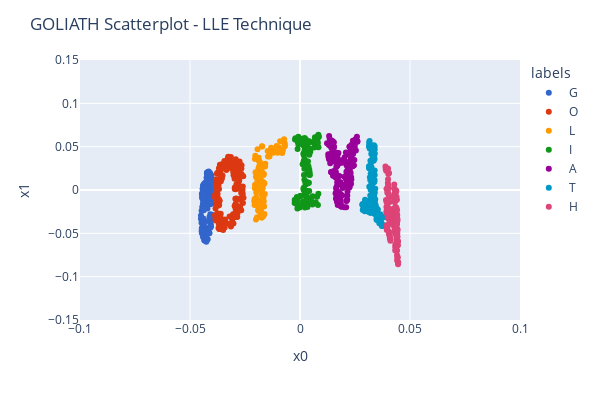

The notebook cell saved with this chart:
### Markdown cell above
Although it has some distortion from the initial manifold, the outcome can show the key relationships in the data!

### Code cell
# LLE modifying some parameters: n_neighbors and eigen_solver
model_L2 = LocallyLinearEmbedding(
    n_neighbors=97,
    n_components=2,
    random_state=20,
    method='modified',
    eigen_solver='auto'
)
df_L2 = pd.DataFrame(
    model_L2.fit_transform(dfS[['x0', 'x1', 'x2']]),
    columns=['x0', 'x1']
)
df_L2['labels'] = dfS['labels']

plot_LLE(df_L2)
